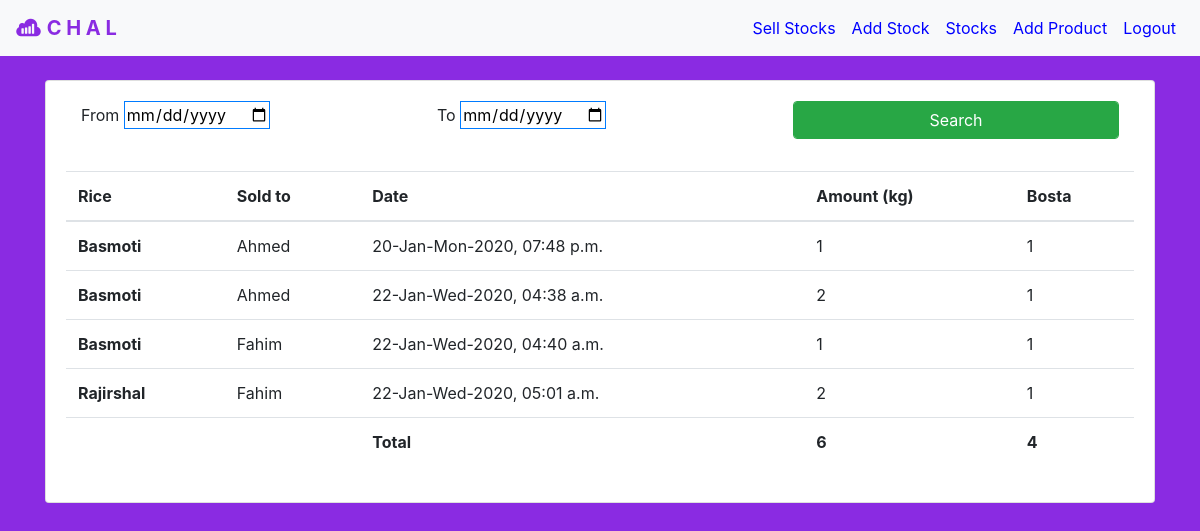
The app's page /report/, older data.
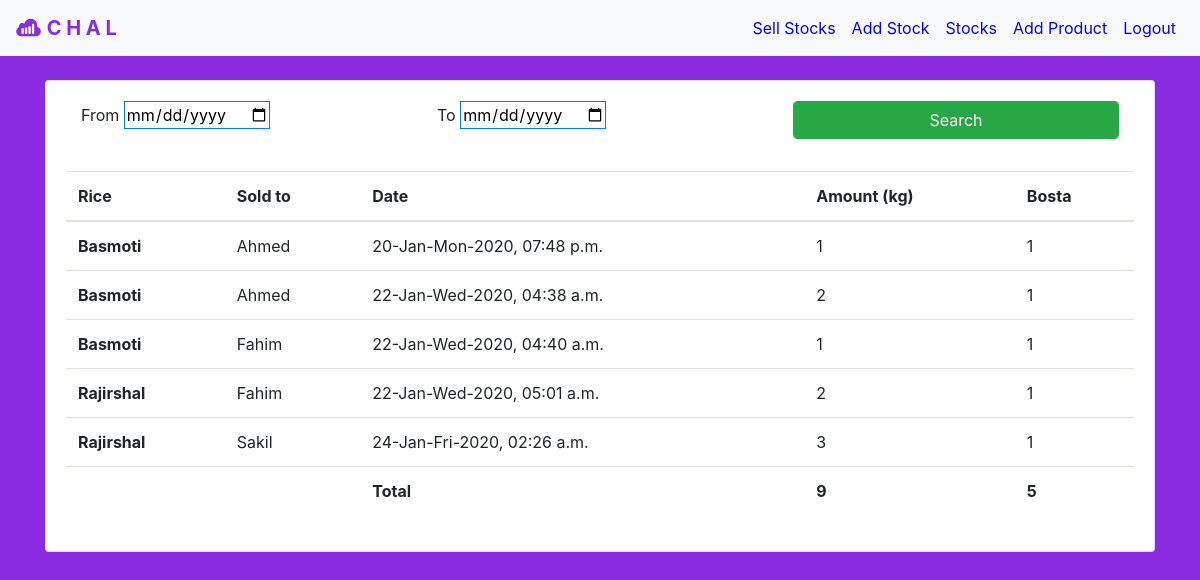
The same page, newer data.
### addstock/models.py (models this page shows)
class sellStockModel(models.Model):
    customer = models.CharField(max_length=30)
    rice = models.CharField(max_length=30)
    amount = models.IntegerField()
    bosta = models.IntegerField()
    time = models.DateTimeField(default="")
    price = models.IntegerField()

### addstock/views.py (the view, shortened to what this page needs)
# urls.py: path('report/', addstocks.report, name="report"),
def report(request):
    startingdate    = "2020-01-01"
    finishingdate   = "2050-01-01"
    totalamount = 0
    totalbosta  = 0
    sells = sellStockModel.objects.filter(time__range=[startingdate, finishingdate]).order_by('time')
    for each in sells:
        totalamount += each.amount
        totalbosta  += each.bosta
    return render(request, 'report.html',
        {'sells' : sells, 'totalamount' : totalamount, 'totalbosta' : totalbosta})

### templates/report.html (shortened to what this page needs)
{% extends 'base.html' %}
{% block navblock %}
    <li class="nav-item">
        <a class="nav-link" id="navlink" href="{% url 'sell' %}">Sell Stocks</a>
    </li>
    <li class="nav-item">
        <a class="nav-link" id="navlink" href="{% url 'addstock' %}">Add Stock</a>
    </li>
    <li class="nav-item">
        <a class="nav-link" id="navlink" href="{% url 'stocks' %}">Stocks</a>
    </li>
    <li class="nav-item">
        <a class="nav-link" id="navlink" href="{% url 'addproduct' %}">Add Product</a>
    </li>
    <li class="nav-item">
        <a class="nav-link" id="navlink" href="{% url 'logout' %}">Logout</a>
    </li>
{% endblock navblock %}
{% block content %}
    <div class="container">
        <div class="card" style="width: auto;">
            <div class="card-body">
                <form method="POST"> {% csrf_token %}
                <div class="container">
                    <div class="form-group row">
                        <div class="form-group col-md-4 col-sm-4">
                            <label >From</label>
                            <input class="border border-primary" type="date" name="date1">
                        </div>
                        <div class="form-group col-md-4 col-sm-4">
                            <label >To</label>
                            <input class="border border-primary" type="date" name="date2">
                        </div>
                        <div class="form-group col-md-4 col-sm-4">
                            <button type="submit" class="form-control btn btn-success">Search</button>
                        </div>
                    </div>
                </div>
                </form>
                <div class="table-responsive">
                    <table class="table table-hover">
                        <thead>
                        <tr>
                            <th scope="col">Rice</th>
                            <th scope="col">Sold to</th>
                            <th scope="col">Date</th>
                            <th scope="col">Amount (kg)</th>
                            <th scope="col">Bosta</th>
                        </tr>
                        </thead>
                        <tbody>
                            {% for each in sells %}
                                <tr>
                                    <th scope="row">{{ each.rice }}</th>
                                    <td>{{ each.customer }}</td>
                                    <td>{{ each.time|date:'d-M-D-Y, h:i a' }}</td>
                                    <td>{{ each.amount }}</td>
                                    <td>{{ each.bosta }}</td>
                                </tr>
                            {% endfor %}
                            <tr>
                                <th scope="row"></th>
                                <td></td>
                                <th>Total</th>
                                <th>{{ totalamount }}</th>
                                <th>{{ totalbosta }}</th>
                            </tr>
                        </tbody>
                    </table>
                </div>
            </div>
        </div>
    </div>
{% endblock content %}

Row changes from the older to the newer data that the page shows:
added sellStockModel: rice "Rajirshal", customer "Sakil", time "24-Jan-Fri-2020, 02:26 a.m.", amount "3", bosta "1"
Text that changed along with them:
{{ totalamount }}: "6" → "9"
{{ totalbosta }}: "4" → "5"
